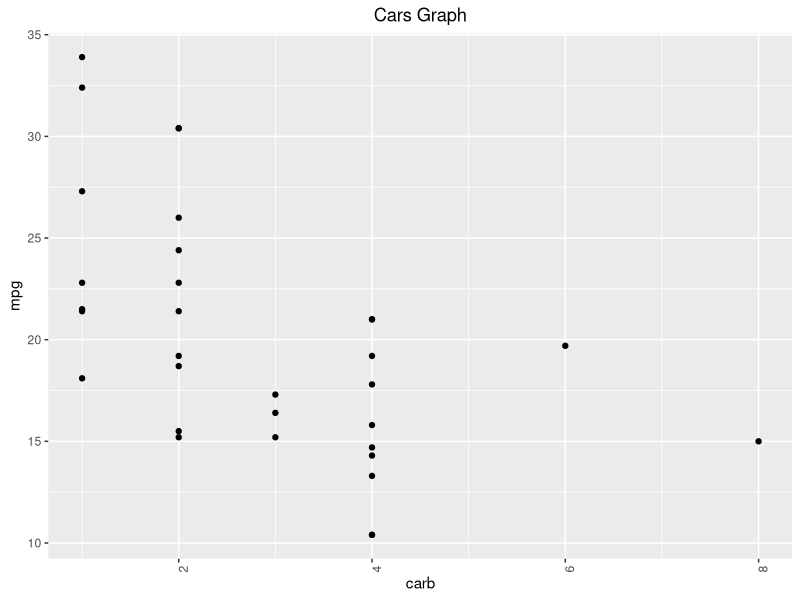

Recreate this plot in R.
## ---- chunk 1
library(dplyr)
library(tidyverse)
library(ggplot2)
library(RColorBrewer)
## ---- chunk 2
data("mtcars")
## ---- chunk 3
ggplot(mtcars, aes(x=carb, y=mpg))+
  geom_point()+
  theme(axis.text.x=element_text(angle=90))+
  labs(title="Cars Graph")+
  theme(plot.title=element_text(hjust=0.5))

